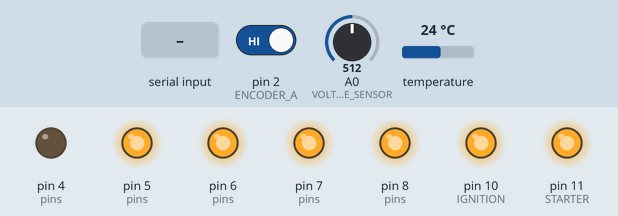
The program below on a simulated Arduino Nano, built with avr-gcc and run on an emulated ATmega328P. Shown: output pins drawn as LEDs (lit = HIGH). The inputs (shaded band) are chosen by the test bench; at power-on: temperature 24 °C, A0 (VOLTAGE_SENSOR) = 512, pin 2 (ENCODER_A) HIGH. What the program prints to the serial monitor is not drawn.

Above: at 0.1 s.
At 0.5 s:
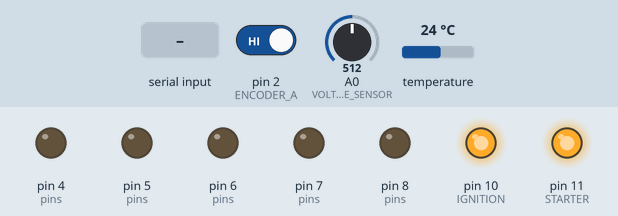
At 2.0 s:
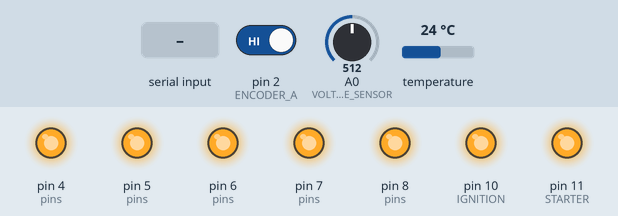
2.1 s: temperature set to 12 °C
3.8 s: A0 (VOLTAGE_SENSOR) set to 710
5.3 s: "1" received over Serial
7.2 s: "0" received over Serial
9.0 s: temperature set to 19 °C
10.8 s: A0 (VOLTAGE_SENSOR) set to 716
Timing chart, 0 to 13.3 s (numbered marks = the images above; inputs shaded):
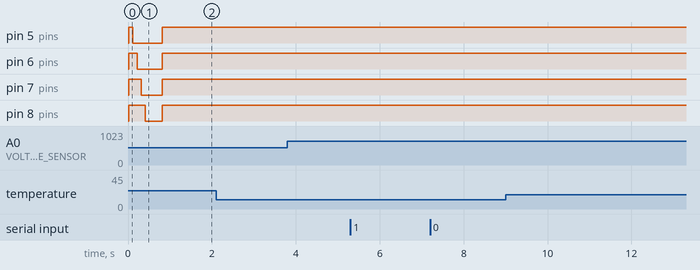

Measured:
- after the input at 2.1 s, every drawn part: stays the same
- after the input at 3.8 s, every drawn part: stays the same
- after the input at 5.3 s, every drawn part: stays the same
- after the input at 7.2 s, every drawn part: stays the same
- after the input at 9.0 s, every drawn part: stays the same
- after the input at 10.8 s, every drawn part: stays the same

The program:

main.cpp
```cpp
#include <SerialPacketFunctions.h>
#include <FixedPoint.h>
#include <Arduino.h>
#include <Structs.h>
#include <OneWire.h>
#include <DallasTemperature.h>

//constants
constexpr float WHEEL_DIAMETER_METERS = 0.517f;
constexpr float ENCODER_PULLEY_DIAMETER = 0.01016f;
constexpr float SHAFT_PULLEY_DIAMETER = 0.0254f;
constexpr float BELT_RATIO = SHAFT_PULLEY_DIAMETER / ENCODER_PULLEY_DIAMETER;
constexpr float POSITIVE_RESISTOR = 20000.0f;
constexpr float NEGATIVE_RESISTOR = 10000.0f;
constexpr unsigned long INDICATOR_INTERVAL = 350;
constexpr unsigned long FORWARD_PACKET_INTERVAL = 50;
constexpr uint16_t ENCODER_CPR = 360;

//hardware
constexpr uint8_t ENCODER_A = 2;
constexpr uint8_t ENCODER_B = 3;
constexpr uint8_t REAR_LEFT_BRAKE_LIGHT = 4;
constexpr uint8_t REAR_LEFT_RUN_LIGHT = 5;
constexpr uint8_t REAR_RIGHT_BRAKE_LIGHT = 5;
constexpr uint8_t REAR_RIGHT_RUN_LIGHT = 7;
constexpr uint8_t HEADLIGHT = 6;
constexpr uint8_t LEFT_INDICATOR = 7;
constexpr uint8_t RIGHT_INDICATOR = 8;
constexpr uint8_t IGNITION = 10;
constexpr uint8_t STARTER = 11;
constexpr uint8_t VOLTAGE_SENSOR = A0;
constexpr uint8_t pins[] = {
    REAR_LEFT_BRAKE_LIGHT, REAR_RIGHT_BRAKE_LIGHT, HEADLIGHT, LEFT_INDICATOR, RIGHT_INDICATOR
};
OneWire oneWire(12);
DallasTemperature sensors(&oneWire);
float currentTemperatureC = 0.0f;
unsigned long lastTempRequest = 0;
bool waitingForConversion = false;

//lighting states
IndicatorState currentIndicatorState = INDICATOR_OFF;
bool brakeRequested = false;
bool runningRequested = false;

//speed variables
volatile unsigned long lastRiseTime = 0;
volatile unsigned long pulseInterval = 0;

//packet
ReversePacket latestReversePacket{};

inline void digitalWriteRelay(const uint8_t pin, const bool on) {
    digitalWrite(pin, on ? LOW : HIGH);
}

void setRearLED(const uint8_t brakePin, const uint8_t runPin, const bool brake, const bool run) {
    digitalWriteRelay(brakePin, brake);
    //digitalWriteRelay(runPin, brake ? false : run);
}

void encoderRise() {
    const unsigned long now = micros();
    static unsigned long prev = 0;
    if (prev > 0) {
        const unsigned long delta = now - prev;
        if (delta > 700) {
            pulseInterval = delta;
        }
    }
    prev = now;
    lastRiseTime = now;
}

void handlePacket(const uint8_t type, const uint8_t *data, const uint8_t len) {
    if (type == 2 && len == sizeof(ReversePacket))
        memcpy(&latestReversePacket, data, sizeof(ReversePacket));
}

uint8_t getSpeed() {
    unsigned long interval, last;
    noInterrupts();
    interval = pulseInterval;
    last = lastRiseTime;
    interrupts();

    static float filteredSpeed = 0.0f;

    if (interval == 0 || micros() - last > 2000000UL) {
        filteredSpeed = 0.0f;
        return 0;
    }

    const float pulseFreq = 1000000.0f / static_cast<float>(interval);
    const float wheelRPS = pulseFreq / ENCODER_CPR * BELT_RATIO;
    const float ms = wheelRPS * (PI * WHEEL_DIAMETER_METERS);
    const float mph = ms * 2.237f;

    constexpr float alpha = 0.15f;
    filteredSpeed = filteredSpeed + alpha * (mph - filteredSpeed);

    return min(static_cast<uint8_t>(filteredSpeed), (uint8_t)255);
}

float getVoltage() {
    constexpr float VCC = 5.04f;              // measured Arduino 5V rail
    constexpr float CALIBRATION = 1.024710f;    // <-- YOUR calibration factor here

    constexpr float scale =
        (POSITIVE_RESISTOR + NEGATIVE_RESISTOR) / NEGATIVE_RESISTOR;

    static float filteredVoltage = 0.0f;

    // --- oversampling (reduces noise) ---
    uint32_t sum = 0;
    for (int i = 0; i < 16; i++) {
        sum += analogRead(VOLTAGE_SENSOR);
    }

    // IMPORTANT: use 1023.0f (true ADC range scaling)
    const float adc = static_cast<float>(sum) / 16.0f;

    const float vA0 = adc * (VCC / 1023.0f);

    // raw calculated input voltage
    float voltage = vA0 * scale;

    // apply calibration correction
    voltage *= CALIBRATION;

    // smoothing filter
    constexpr float alpha = 0.15f;
    filteredVoltage = filteredVoltage + alpha * (voltage - filteredVoltage);

    return filteredVoltage+0.07;
}

void updateIndicators() {
    static bool indicatorBlinkState = false;
    static unsigned long lastIndicatorToggle = 0;

    const unsigned long now = millis();
    if (now - lastIndicatorToggle >= INDICATOR_INTERVAL) {
        lastIndicatorToggle = now;
        indicatorBlinkState = !indicatorBlinkState;
    }

    const bool blink = indicatorBlinkState;

    switch (currentIndicatorState) {
        case INDICATOR_OFF:
            digitalWriteRelay(LEFT_INDICATOR, false);
            digitalWriteRelay(RIGHT_INDICATOR, false);
            setRearLED(REAR_LEFT_BRAKE_LIGHT, REAR_LEFT_RUN_LIGHT, brakeRequested, runningRequested);
            setRearLED(REAR_RIGHT_BRAKE_LIGHT, REAR_RIGHT_RUN_LIGHT, brakeRequested, runningRequested);
            break;

        case LEFT:
            digitalWriteRelay(LEFT_INDICATOR, blink);
            digitalWriteRelay(RIGHT_INDICATOR, false);
            setRearLED(REAR_LEFT_BRAKE_LIGHT, REAR_LEFT_RUN_LIGHT, blink, runningRequested);
            setRearLED(REAR_RIGHT_BRAKE_LIGHT, REAR_RIGHT_RUN_LIGHT, brakeRequested, runningRequested);
            break;

        case RIGHT:
            digitalWriteRelay(LEFT_INDICATOR, false);
            digitalWriteRelay(RIGHT_INDICATOR, blink);
            setRearLED(REAR_LEFT_BRAKE_LIGHT, REAR_LEFT_RUN_LIGHT, brakeRequested, runningRequested);
            setRearLED(REAR_RIGHT_BRAKE_LIGHT, REAR_RIGHT_RUN_LIGHT, blink, runningRequested);
            break;

        case HAZARDS:
            digitalWriteRelay(LEFT_INDICATOR, blink);
            digitalWriteRelay(RIGHT_INDICATOR, blink);
            setRearLED(REAR_LEFT_BRAKE_LIGHT, REAR_LEFT_RUN_LIGHT, blink, runningRequested);
            setRearLED(REAR_RIGHT_BRAKE_LIGHT, REAR_RIGHT_RUN_LIGHT, blink, runningRequested);
            break;
    }
}

void setup() {
    Serial.begin(9600);
    sensors.begin();
    for (const uint8_t pin: pins) {
        pinMode(pin, OUTPUT);
        digitalWriteRelay(pin, false);
    }
    pinMode(STARTER, OUTPUT);
    digitalWriteRelay(STARTER, false);
    pinMode(IGNITION, OUTPUT);
    digitalWriteRelay(IGNITION, false);
    pinMode(ENCODER_A, INPUT_PULLUP);

    attachInterrupt(digitalPinToInterrupt(ENCODER_A), encoderRise, RISING);

    // Sequentially test LEDs on boot
    for (const uint8_t pin: pins) {
        digitalWriteRelay(pin, true);
        delay(100);
    }
    delay(300);
    for (const uint8_t pin: pins) {
        digitalWriteRelay(pin, false);
    }
}


void loop() {
    const unsigned long now = millis();

    // --- Start temperature conversion every 1 second ---
    if (!waitingForConversion && now - lastTempRequest >= 1000) {
        lastTempRequest = now;
        sensors.setWaitForConversion(false);   // non-blocking mode
        sensors.requestTemperatures();         // start conversion
        waitingForConversion = true;
    }

    // --- Check if conversion is done ---
    if (waitingForConversion && sensors.isConversionComplete()) {
        currentTemperatureC = sensors.getTempCByIndex(0);
        waitingForConversion = false;
    }

    // --- Rest of your loop remains the same ---
    updatePacket(Serial, handlePacket);
    digitalWriteRelay(HEADLIGHT, latestReversePacket.headlight);
    brakeRequested = latestReversePacket.brake;
    runningRequested = latestReversePacket.running;
    currentIndicatorState = latestReversePacket.indicatorState;
    updateIndicators();
    digitalWriteRelay(STARTER, latestReversePacket.starter);
    digitalWriteRelay(IGNITION, latestReversePacket.ignition);
    static unsigned long lastForwardSend = 0;
    if (now - lastForwardSend >= FORWARD_PACKET_INTERVAL) {
        lastForwardSend = now;
        ForwardPacket packet = {
            getSpeed(),
            encodeNumberToFixed(getVoltage()),
            encodeNumberToFixed(currentTemperatureC)
        };
        sendPacket(Serial, 1, reinterpret_cast<uint8_t *>(&packet), sizeof(packet));
    }
}
```
